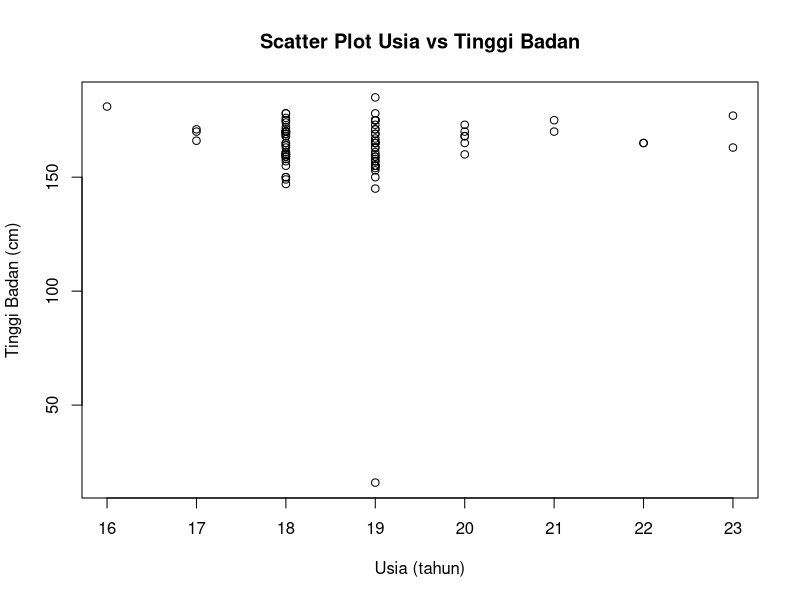

This chart was generated by the following R code:
library(readr)

# load
data_mahasiswa <- read_csv("data/data_mahasiswa.csv")

usia <- data_mahasiswa$`Usia Anda (dalam tahun)`
tinggi_badan <- data_mahasiswa$`Tinggi Badan`

# Korelasi Pearson
korelasi <- cor(
  usia,
  tinggi_badan,
  method = "pearson",
  use = "complete.obs"
)

korelasi

# Scatter plot
plot(
  usia,
  tinggi_badan,
  main = "Scatter Plot Usia vs Tinggi Badan",
  xlab = "Usia (tahun)",
  ylab = "Tinggi Badan (cm)"
)

